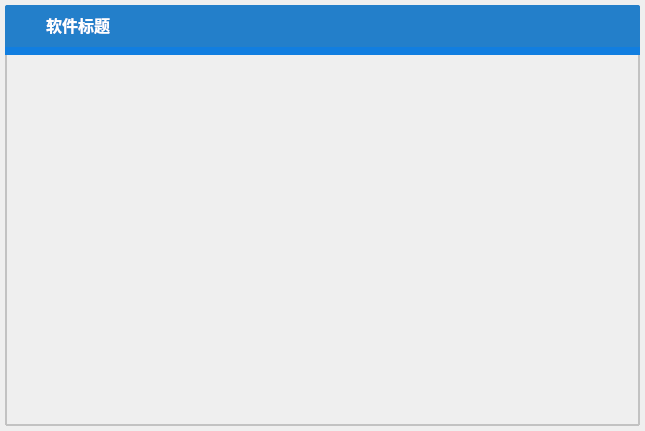
<?xml version="1.0" encoding="UTF-8"?>
<ui version="4.0">
 <class>FramelessWidget</class>
 <widget class="QWidget" name="FramelessWidget">
  <property name="geometry">
   <rect>
    <x>0</x>
    <y>0</y>
    <width>645</width>
    <height>431</height>
   </rect>
  </property>
  <property name="sizePolicy">
   <sizepolicy hsizetype="Preferred" vsizetype="Fixed">
    <horstretch>0</horstretch>
    <verstretch>0</verstretch>
   </sizepolicy>
  </property>
  <property name="windowTitle">
   <string>FramelessWidget</string>
  </property>
  <property name="styleSheet">
   <string notr="true">#windowFrame{
	border: 2px solid rgb(194, 194, 194); 
	gridline-color: rgb(194, 194, 194);
	border-radius: 1px 1px 1px 1px; 
	background-color: palette(Window);
}
#windowTitlebar{
	border: 0px none palette(base);
	border-top-left-radius:2px;
	border-top-right-radius:2px;
	border-bottom: 8px solid #117ee0; 
	background-image: url(:/images/6.png);
	background-color: #237fca;
	color: #ffffff;	
}
#windowTitlebar QToolButton{
	background-color:none;
  	border:none;
  	width:16px;
  	height:16px;
 	padding:4px;
	border-top-right-radius: 5px;
}
#windowTitlebar QToolButton:hover{
	background-color: #2e9eea;
}
#windowTitlebar QToolButton:pressed{
	background-color:palette(highlight);
}
#windowTitlebar #toolButton_close{
	image: url(:/images/icon_window_close.png);
}
#windowTitlebar #toolButton_close:hover{
	background-color: #DC0000;
}
#windowTitlebar #toolButton_close:pressed{
	background-color: #F1707A;
}
#toolButton_max{
	image: url(:/images/icon_window_maximize.png);
}
#toolButton_restore{
	image: url(:/images/icon_window_restore.png);
}
#toolButton_min{
	image: url(:/images/icon_window_minimize.png);
}
#toolButton_full{
	image: url(:/images/fullscreen.png);
}
#toolButton_full_exit{
	image: url(:/images/fullscreen_exit.png);
}
#label_title{
	color: #ffffff;
	font-weight:bold;
	font-size:16px;
}
</string>
  </property>
  <layout class="QGridLayout" name="gridLayout">
   <property name="leftMargin">
    <number>5</number>
   </property>
   <property name="topMargin">
    <number>5</number>
   </property>
   <property name="rightMargin">
    <number>5</number>
   </property>
   <property name="bottomMargin">
    <number>5</number>
   </property>
   <property name="spacing">
    <number>0</number>
   </property>
   <item row="0" column="0">
    <widget class="QWidget" name="windowFrame" native="true">
     <layout class="QVBoxLayout" name="verticalLayout">
      <property name="spacing">
       <number>1</number>
      </property>
      <property name="leftMargin">
       <number>0</number>
      </property>
      <property name="topMargin">
       <number>0</number>
      </property>
      <property name="rightMargin">
       <number>0</number>
      </property>
      <property name="bottomMargin">
       <number>0</number>
      </property>
      <item>
       <widget class="QWidget" name="windowTitlebar" native="true">
        <property name="sizePolicy">
         <sizepolicy hsizetype="Preferred" vsizetype="Fixed">
          <horstretch>0</horstretch>
          <verstretch>0</verstretch>
         </sizepolicy>
        </property>
        <property name="minimumSize">
         <size>
          <width>0</width>
          <height>50</height>
         </size>
        </property>
        <property name="maximumSize">
         <size>
          <width>16777215</width>
          <height>50</height>
         </size>
        </property>
        <layout class="QHBoxLayout" name="horizontalLayout_2" stretch="0,1,0">
         <property name="topMargin">
          <number>0</number>
         </property>
         <property name="rightMargin">
          <number>0</number>
         </property>
         <item>
          <widget class="QLabel" name="label_icon">
           <property name="minimumSize">
            <size>
             <width>24</width>
             <height>24</height>
            </size>
           </property>
           <property name="maximumSize">
            <size>
             <width>24</width>
             <height>24</height>
            </size>
           </property>
           <property name="pixmap">
            <pixmap resource="images.qrc">:/images/icon.png</pixmap>
           </property>
           <property name="alignment">
            <set>Qt::AlignCenter</set>
           </property>
          </widget>
         </item>
         <item>
          <widget class="QLabel" name="label_title">
           <property name="text">
            <string>软件标题</string>
           </property>
          </widget>
         </item>
         <item>
          <layout class="QVBoxLayout" name="verticalLayout_2">
           <item>
            <layout class="QHBoxLayout" name="horizontalLayout" stretch="0,0,0,0,0,0">
             <property name="spacing">
              <number>0</number>
             </property>
             <item>
              <widget class="QToolButton" name="toolButton_full_exit">
               <property name="text">
                <string/>
               </property>
              </widget>
             </item>
             <item>
              <widget class="QToolButton" name="toolButton_full">
               <property name="text">
                <string/>
               </property>
              </widget>
             </item>
             <item>
              <widget class="QToolButton" name="toolButton_min">
               <property name="text">
                <string/>
               </property>
              </widget>
             </item>
             <item>
              <widget class="QToolButton" name="toolButton_restore">
               <property name="text">
                <string/>
               </property>
              </widget>
             </item>
             <item>
              <widget class="QToolButton" name="toolButton_max">
               <property name="text">
                <string/>
               </property>
              </widget>
             </item>
             <item>
              <widget class="QToolButton" name="toolButton_close">
               <property name="text">
                <string/>
               </property>
              </widget>
             </item>
            </layout>
           </item>
           <item>
            <spacer name="verticalSpacer">
             <property name="orientation">
              <enum>Qt::Vertical</enum>
             </property>
             <property name="sizeHint" stdset="0">
              <size>
               <width>20</width>
               <height>40</height>
              </size>
             </property>
            </spacer>
           </item>
          </layout>
         </item>
        </layout>
       </widget>
      </item>
      <item>
       <widget class="QWidget" name="windowContent" native="true"/>
      </item>
     </layout>
    </widget>
   </item>
  </layout>
 </widget>
 <layoutdefault spacing="6" margin="11"/>
 <resources>
  <include location="images.qrc"/>
 </resources>
 <connections/>
</ui>
